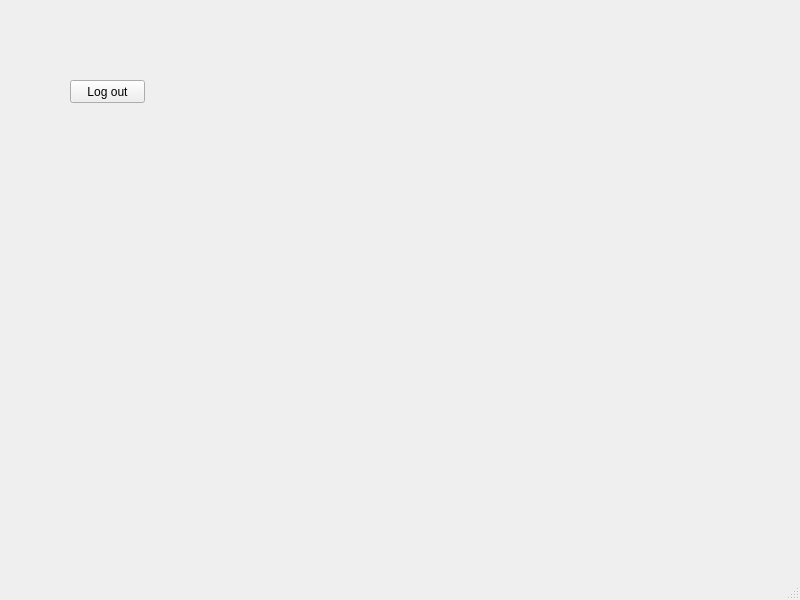
<?xml version="1.0" encoding="UTF-8"?>
<ui version="4.0">
 <class>MainWindow</class>
 <widget class="QMainWindow" name="MainWindow">
  <property name="geometry">
   <rect>
    <x>0</x>
    <y>0</y>
    <width>800</width>
    <height>600</height>
   </rect>
  </property>
  <property name="windowTitle">
   <string>MainWindow</string>
  </property>
  <widget class="QWidget" name="centralwidget">
   <widget class="QPushButton" name="logoutBtn">
    <property name="geometry">
     <rect>
      <x>70</x>
      <y>80</y>
      <width>75</width>
      <height>23</height>
     </rect>
    </property>
    <property name="text">
     <string>Log out</string>
    </property>
   </widget>
  </widget>
  <widget class="QMenuBar" name="menubar">
   <property name="geometry">
    <rect>
     <x>0</x>
     <y>0</y>
     <width>800</width>
     <height>21</height>
    </rect>
   </property>
  </widget>
  <widget class="QStatusBar" name="statusbar"/>
  <action name="actionClose">
   <property name="text">
    <string>Close</string>
   </property>
  </action>
 </widget>
 <resources/>
 <connections/>
</ui>
